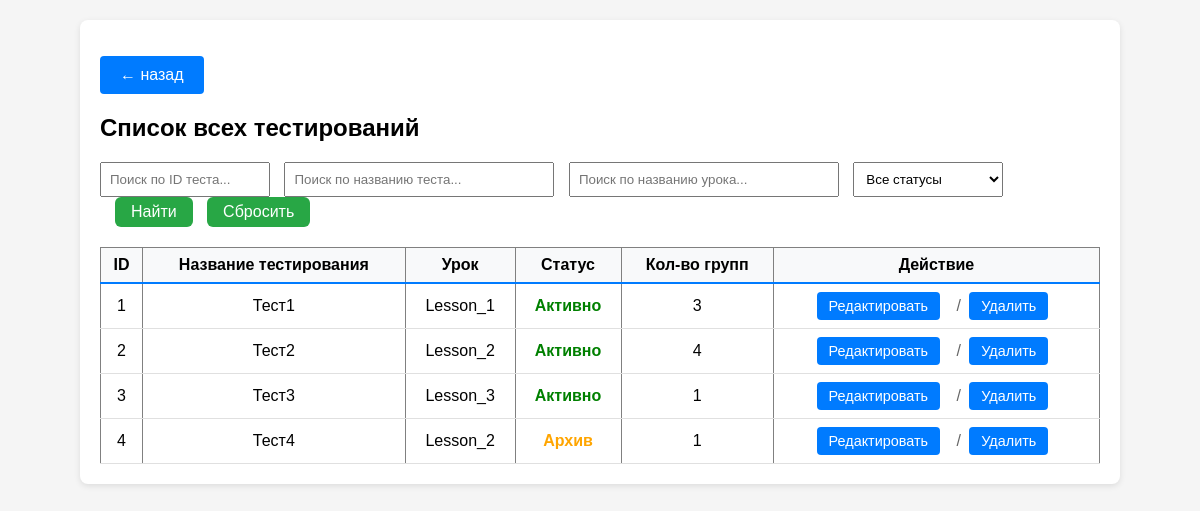
The app's page /dashboard/testing_management/testing_list (signed in), older data.
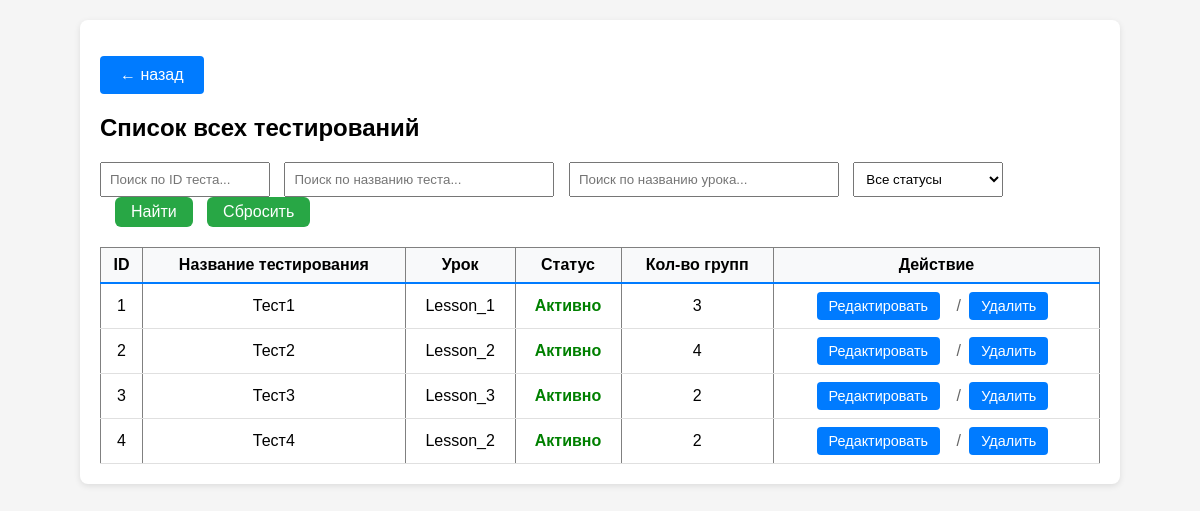
The same page, newer data.
### app.py (models this page shows, shortened)
class Testing(db.Model):
    __tablename__ = 'Testings'
    id = db.Column(db.Integer, primary_key=True)
    name = db.Column(db.String(64), unique=True, nullable=False)
    status = db.Column(db.Boolean, nullable=False)
    lesson_id = db.Column(db.Integer, nullable=False)
    group_id = db.Column(db.JSON, nullable=False)

### app.py (the view)
@app.route('/dashboard/testing_management/testing_list')
def testing_list():
    if not check_privileges():
        return redirect(url_for('ErAuth'))
    testings = Testing.query.order_by(Testing.id).all()
    lessons = Lesson.query.order_by(Lesson.id).all()
    lessons_dict = {lesson.id: lesson for lesson in lessons}
    return render_template(mgn + 'testing_list.html', testings=testings, lessons_dict=lessons_dict)

### app.py (called while the page is built)
@login_manager.user_loader
def load_user(user_id):
    return User.query.get(int(user_id))

def check_privileges():
    curent_user = User.query.filter(
        User.username.ilike(
            session.get('curent_user')
        )
    ).first()
    print("DEBUD: curent user is",curent_user)
    print("DEBUG: curent user privileges -",curent_user.is_admin)
    if not curent_user or not curent_user.is_admin:
        return False
    else:
        return True

    def __repr__(self):
        return f'<User {self.username}>'

    @property
    def is_admin(self):
        return self.privileges

### templates/templateM/testing_list.html (shortened to what this page needs)
{% extends 'base.html' %}
{% block content %}
<p><a href="{{ url_for('testing_management') }}" class="btn">← назад</a></p>
<h2>Список всех тестирований</h2>
<div style="margin: 20px 0;">
  <input type="text" id="searchID" placeholder="Поиск по ID теста..."
         style="padding: 8px; width: 150px;">
  <input type="text" id="searchName" placeholder="Поиск по названию теста..."
         style="padding: 8px; width: 250px; margin-left: 10px;">
  <input type="text" id="searchLesson" placeholder="Поиск по названию урока..."
         style="padding: 8px; width: 250px; margin-left: 10px;">
  <select id="searchStatus" style="padding: 8px; width: 150px; margin-left: 10px;">
    <option value="">Все статусы</option>
  </select>
  <button type="button" onclick="searchTable()" style="padding: 6px 16px; margin-left: 15px;">
    Найти
  </button>
  <button type="button" onclick="clearSearch()" style="padding: 6px 16px; margin-left: 10px;">
    Сбросить
  </button>
</div>
<table border="1" cellpadding="5" id="testingTable">
  <thead>
    <tr>
      <th>ID</th>
      <th>Название тестирования</th>
      <th>Урок</th>
      <th>Статус</th>
      <th>Кол-во групп</th>
      <th>Действие</th>
    </tr>
  </thead>
  <tbody>
    {% for t in testings %}
    <tr class="testing_row">
      <td>{{ t.id }}</td>
      <td>{{ t.name }}</td>
      <td>
        {% set lesson = lessons_dict.get(t.lesson_id) %}
        {% if lesson %}
          {{ lesson.name }}
        {% else %}
          <span style="color: #999;">ID: {{ t.lesson_id }}</span>
        {% endif %}
      </td>
      <td>
        {% if t.status == True %}
          <span style="color: green; font-weight: bold;">Активно</span>
        {% else %}
          <span style="color: orange; font-weight: bold;">Архив</span>
        {% endif %}
      </td>
      <td>
        {% if t.group_id %}
          {% if t.group_id is string %}
            {% set groups = t.group_id|from_json %}
            {{ groups|length }}
          {% elif t.group_id is iterable %}
            {{ t.group_id|length }}
          {% else %}
            0
          {% endif %}
        {% else %}
          0
        {% endif %}
      </td>
      <td>
        <div class="actions">
            <a href="{{ url_for('testing_edit', testing_id=t.id) }}"
               class="btn btn-action">Редактировать</a>
            <span class="action-divider">/</span>
            <form action="{{ url_for('testing_delete', testing_id=t.id) }}"
                  method="post" style="display:inline;">
                <button type="submit"
                        onclick="return confirm('Удалить тестирование?')"
                        class="btn btn-action">Удалить</button>
            </form>
        </div>
      </td>
    </tr>
    {% endfor %}
  </tbody>
</table>
{% endblock %}
{% set show_footer = False %}

Row changes from the older to the newer data that the page shows:
changed Testing "Тест3": group_id|length "1" → "2"
changed Testing "Тест4": group_id|length "1" → "2"; status "Архив" → "Активно"
